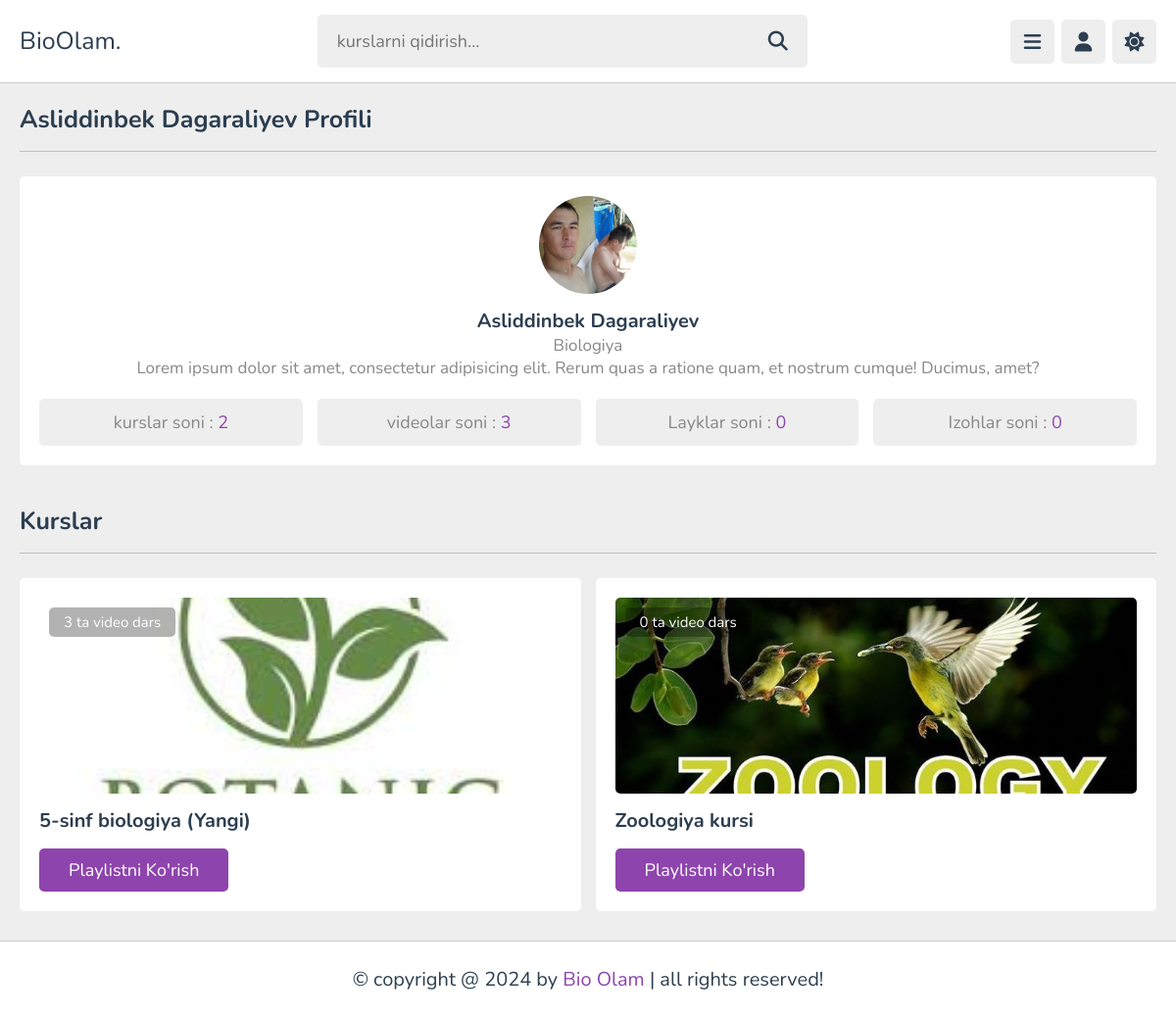
Before: /accounts/teacher-profile/1/ with the older database file.
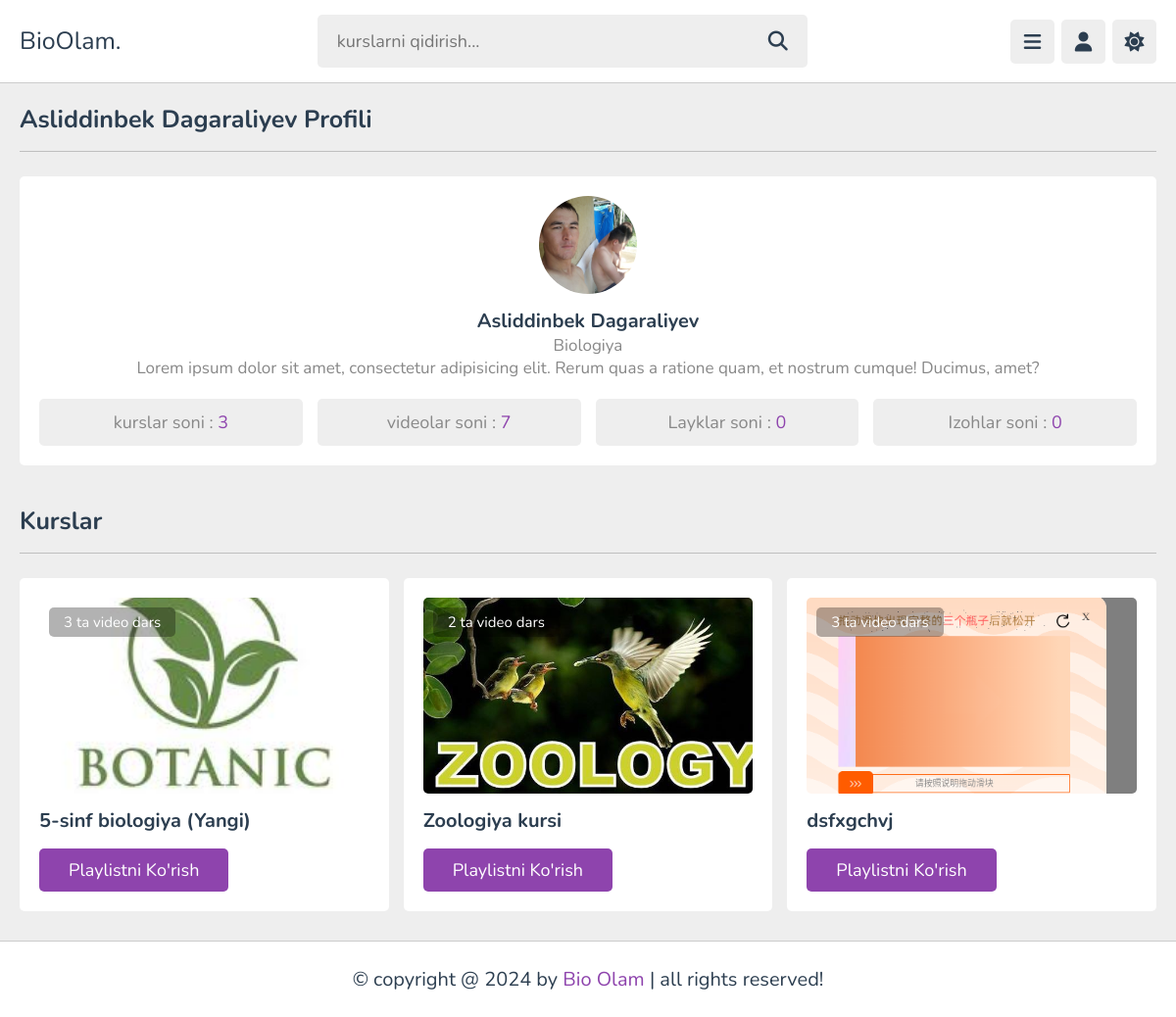
After: the same page with the newer database file.
### users/models.py (models this page shows, shortened)
class Teachers(models.Model):
    class TeacherType(models.TextChoices):
        Other = "Other", "Other"
        Biology = "Biologiya", "Biology"
        Chemistry = "Kimyo", "Chemistry"
        Physics = "Physics", "Physics"
        Math = "Matematika", "Math"
        English = "Ingliz tili", "English"
        History = "Tarix", "History"
        Geography = "Geografiya", "Geography"
        ComputerScience = "Computer Science", "Computer Science"
        Literature = "Adabiyot", "Literature"
        Art = "San'at", "Art"
        Music = "Musiqa", "Music"
    user = models.OneToOneField(
        User,
        on_delete=models.CASCADE,
        related_name='teacher'
    )
    profile = models.ForeignKey(
        Profile,
        on_delete=models.CASCADE,
        related_name='user_teachers',
    )
    teacher_type = models.CharField(
        max_length=200,
        choices=TeacherType.choices,
        default=TeacherType.Other
    )
    bio = models.TextField()
    courses_num = models.IntegerField(default=0)
    videos_num = models.IntegerField(default=0)
    student_num = models.IntegerField(default=0)
    likes_num = models.IntegerField(default=0)
    comments_num = models.IntegerField(default=0)

class Profile(models.Model):
    class Jobs(models.TextChoices):
        Other = "Other", "Other"
        Student = "Student", "Student"
        Teacher = "Teacher", "Teacher"
    user = models.OneToOneField(
        User,
        on_delete=models.CASCADE,
        related_name='profile'
    )
    photo = models.ImageField(
        upload_to='users/',
        blank=True,
        null=True
    )
    date_of_birth = models.DateField(
        null=True,
        blank=True
    )
    job = models.CharField(
        max_length=50,
        choices=Jobs.choices,
        default=Jobs.Other
    )
    saved_playlists = models.ManyToManyField(Subcategory, related_name='saved_by_users', blank=True)
    bio = models.CharField(max_length=200)
    liked_videos_count = models.PositiveIntegerField(default=0)
    comments_count = models.PositiveIntegerField(default=0)
    balance = models.PositiveIntegerField(default=0)

### courses/models.py (models this page shows, shortened)
class Subcategory(models.Model):
    class CourseType(models.TextChoices):
        Free = "Free", "Free"
        Paid = "Paid", "Paid"
    category = models.ForeignKey(
        Category,
        on_delete=models.CASCADE,
        related_name='subcategories'
    )
    teacher = models.ForeignKey(
        'users.Teachers',
        on_delete=models.CASCADE,
        related_name='subcategories'
    )
    course_type = models.CharField(
        max_length=200,
        choices=CourseType.choices,
        default=CourseType.Free
    )
    name = models.CharField(max_length=100)
    descriptions = models.TextField()
    image = models.ImageField(
        upload_to="subcategory/",
        blank=True,
        null=True
    )
    created_at = models.DateTimeField(auto_now_add=True)
    student_count = models.IntegerField(default=0)
    course_duration = models.IntegerField(default=0)
    videos_count = models.IntegerField(default=0)
    is_payment = models.BooleanField(default=False)
    old_price = models.IntegerField(default=0)
    price = models.BigIntegerField(default=0)

### users/views.py (the view)
# urls.py: path('teacher-profile/<int:id>/', teacher_profiles_view, name='teacher_profile'),
def teacher_profiles_view(request, id):
    teacher = get_object_or_404(Teachers.objects.all(), id=id)
    subcategories = Subcategory.objects.filter(teacher=teacher)
    context = {
        'teacher': teacher,
        'subcategories': subcategories
    }
    return render(request, 'teachers/teacher_profile.html', context)

### users/context_processor.py (called while the page is built)
def get_user(request):
    user = request.user
    context = {
        'user': user,
    }
    return context

### templates/teachers/teacher_profile.html (shortened to what this page needs)
{% extends "base.html" %}
{% load static %}
{% block content %}
<section class="teacher-profile">
    <h1 class="heading">{{ teacher.user.first_name }} {{ teacher.user.last_name }} profili</h1>
    <div class="details">
       <div class="tutor">
          <img src="{{ teacher.user.profile.photo.url    }}" alt="Teacher photo">
          <h3>{{ teacher.user.first_name }} {{ teacher.user.last_name }}</h3>
          <span>{{ teacher.teacher_type }}</span><br>
          <span>Lorem ipsum dolor sit amet, consectetur adipisicing elit. Rerum quas a ratione quam, et nostrum cumque! Ducimus, amet?</span>
       </div>
       <div class="flex">
          <p>kurslar soni : <span>{{ teacher.courses_num }}</span></p>
          <p>videolar soni : <span>{{ teacher.videos_num }}</span></p>
          <p>Layklar soni : <span>{{ teacher.likes_num }}</span></p>
          <p>Izohlar soni : <span>{{ teacher.comments_num }}</span></p>
       </div>
    </div>
 </section>
 <section class="courses">
    <h1 class="heading">Kurslar</h1>
    <div class="box-container">
       {% for subcategory in subcategories %}
       <div class="box">
         <div class="thumb">
            <img src="{{ subcategory.image.url }}" alt="">
            <span>{{ subcategory.videos_count }} ta video dars</span>
         </div>
         <h3 class="title">{{ subcategory.name }}</h3>
         <a href="{% url "playlists_view" subcategory.id %}" class="inline-btn">Playlistni ko'rish</a>
      </div>
       {% endfor %}
    </div>
 </section>
{% endblock content %}

Changed rows visible on the page:
changed Teachers "Biologiya": courses_num "2" → "3"; videos_num "3" → "7"
changed Subcategory "Zoologiya kursi": videos_count "0" → "2"
added Subcategory: image (picture), videos_count "3", name "dsfxgchvj"
